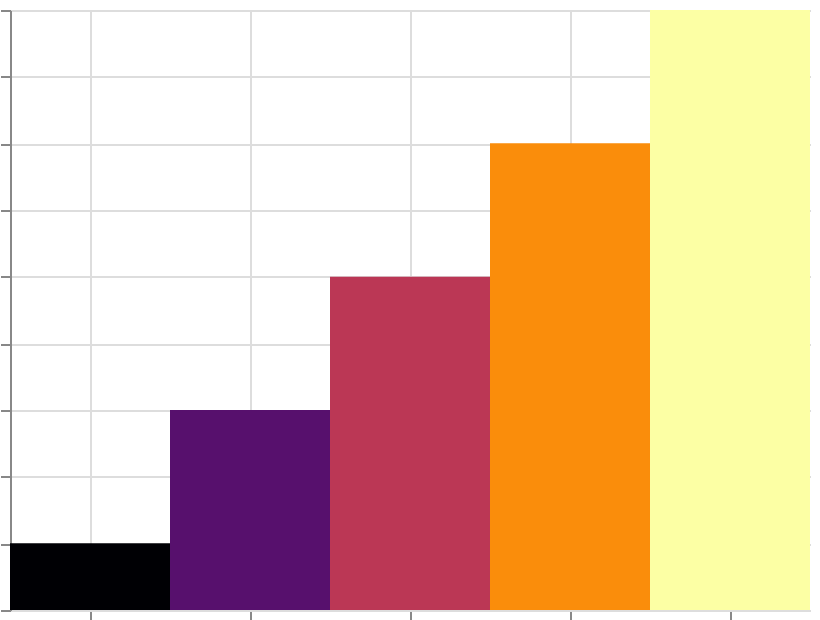

Source (Vega-Lite JSON):
### Vega specification from a JSON file in a GitHub repository (floating-point values rounded to 4 significant figures)
{"$schema": "https://vega.github.io/schema/vega/v6.json", "width": 400, "height": 300, "padding": 5, "autosize": "none", "data": [{"name": "table", "values": [{"cat": "A", "val": 10}, {"cat": "B", "val": 30}, {"cat": "C", "val": 50}, {"cat": "D", "val": 70}, {"cat": "E", "val": 90}]}], "scales": [{"name": "x", "type": "band", "domain": {"data": "table", "field": "cat", "sort": true}, "range": "width"}, {"name": "y", "type": "linear", "domain": {"data": "table", "field": "val"}, "range": [{"signal": "height"}, 0], "zero": true, "nice": true}, {"name": "color", "type": "linear", "domain": {"data": "table", "field": "val"}, "range": {"scheme": "inferno"}}], "marks": [{"type": "rect", "from": {"data": "table"}, "encode": {"update": {"x": {"scale": "x", "field": "cat"}, "width": {"scale": "x", "band": 1}, "y": {"scale": "y", "field": "val"}, "y2": {"scale": "y", "value": 0}, "fill": {"scale": "color", "field": "val"}}}}], "axes": [{"scale": "x", "orient": "bottom", "grid": true, "labels": false}, {"scale": "y", "orient": "left", "grid": true, "labels": false}], "legends": [{"fill": "color"}]}
